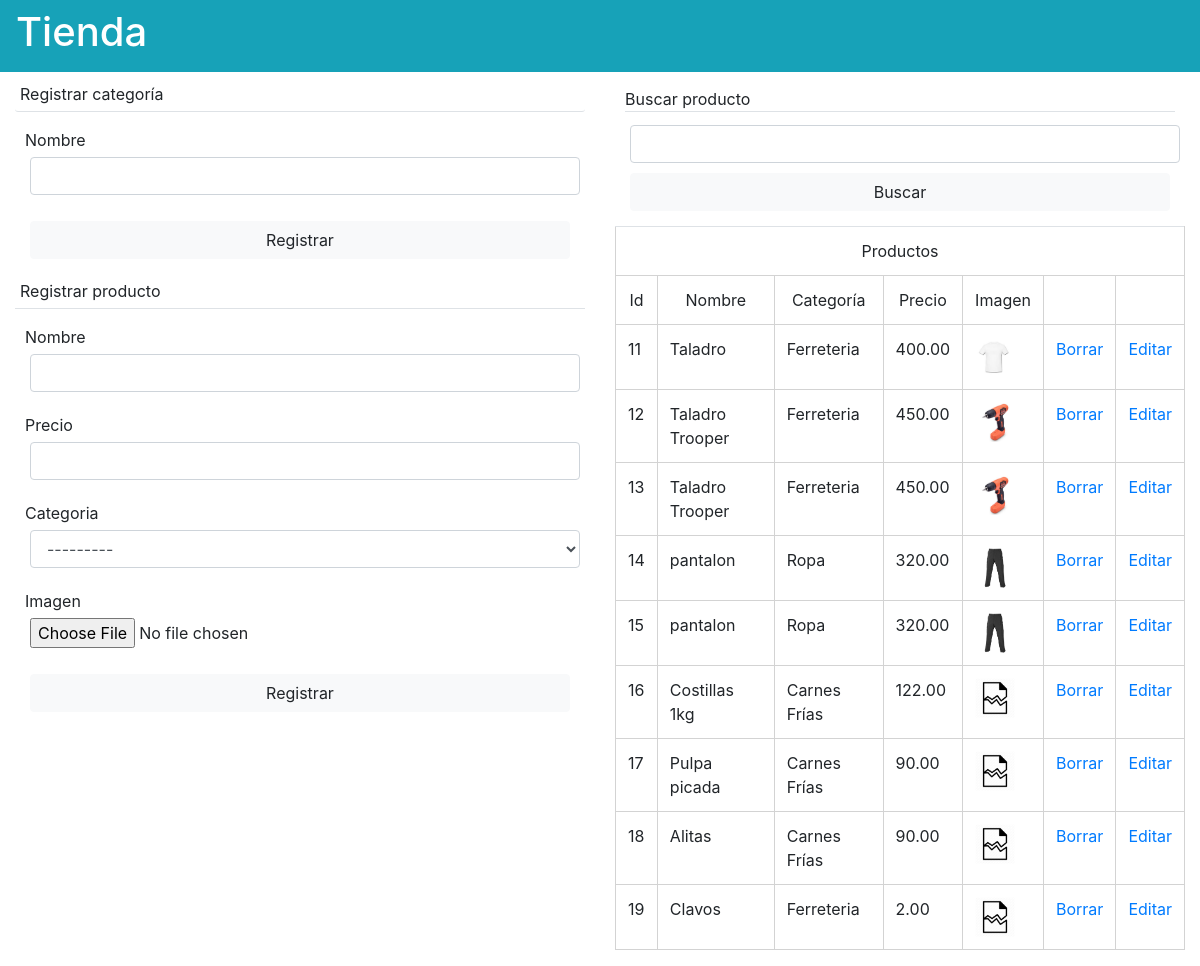
Page /tienda/ on the earlier database version.
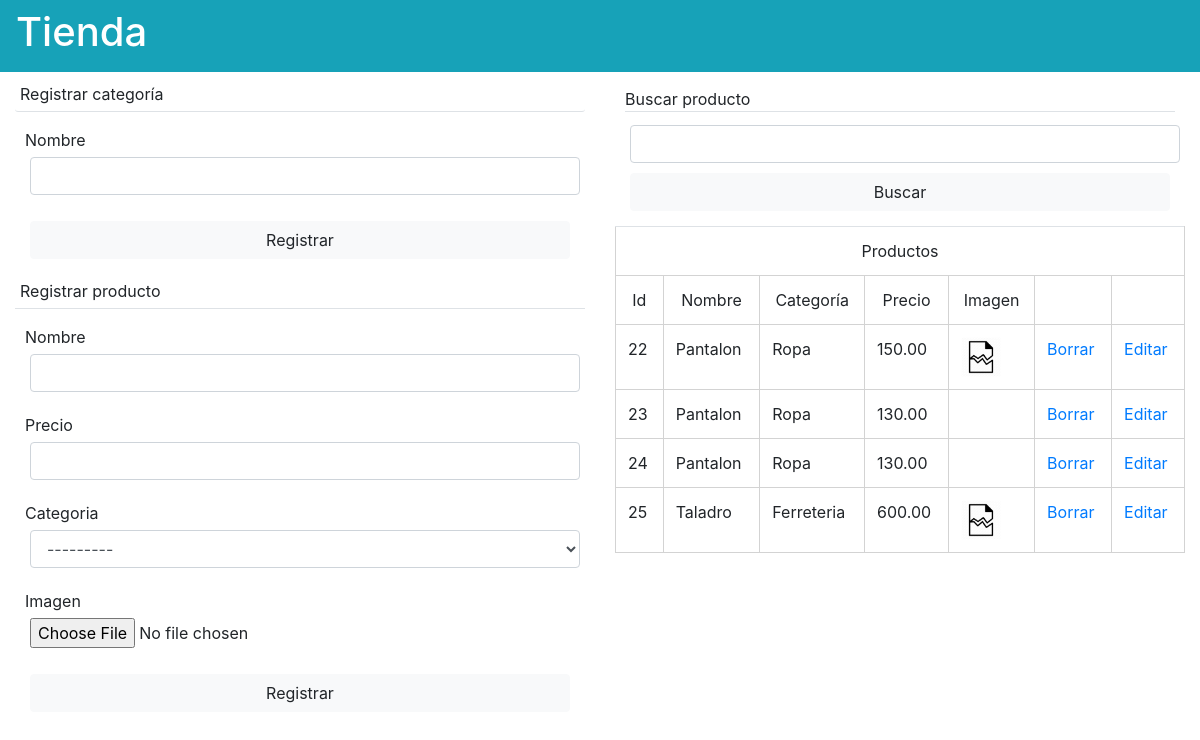
Same page on the later database version.
### tienda/models.py (models this page shows, shortened)
class Producto(models.Model):
    nombre = models.CharField(max_length=100)
    precio = models.DecimalField(max_digits=10, decimal_places=2)
    categoria = models.ForeignKey(Categoria, on_delete=models.CASCADE)
    imagen = models.FileField(upload_to="static/media", null=True, blank=True)

class Categoria(models.Model):
    nombre = models.CharField(max_length=100)
    def __str__(self):
        return self.nombre

### tienda/views.py (the view, shortened to what this page needs)
# urls.py: path('', views.index, name='index'),
def index(request):
    productos = Producto.objects.all()
    formProducto = FormProducto()
    formCategoria = FormCategoria()
    context = {
        "productos": productos,
        "form_categoria": formCategoria,
        "form_producto": formProducto,
    }
    return render(request, 'tienda/tienda.html', context=context)

### tienda/forms.py
class FormCategoria(forms.ModelForm):
    class Meta:
        model =  Categoria
        fields = ['nombre']

class FormProducto(forms.ModelForm):
    class Meta:
        model = Producto
        fields = ['nombre', 'categoria', 'precio', 'imagen']

### templates/tienda/tienda.html (shortened to what this page needs)
{% extends 'base.html' %}
{% load static widget_tweaks %}
{% block head %}
{% load static %}
<link rel="stylesheet" href="{% static 'css/tienda.css' %}">
{% endblock %}
{% block content %}
<nav class="navbar navbar-light bg-info text-white">
    <h1>Tienda</h1>
</nav>
<div class="container-fluid" id="main">
    <div class="row">
        <div id="registros" class="col-6">
            <div>
                <p class="rounded-sm border-bottom">Registrar categoría</p>
                <form action="{% url 'index'%}" method="POST">
                    <div class="form-group">
                        {{ form_categoria.nombre.label }}
                        {% render_field form_categoria.nombre class='form-control' %}
                    </div>
                    <input type="submit" class="btn btn-light" value="Registrar" name="submit_categoria">
                </form>
            </div>
            <div class="">
                <p class="border-bottom">Registrar producto</p>
                <form action="{% url 'index'%}" method="POST" enctype="multipart/form-data">
                    <div class="form-group">
                        {{ form_producto.nombre.label }}
                        {% render_field form_producto.nombre class='form-control' %}
                    </div>
                    <div class="form-group">
                        {{ form_producto.precio.label }}
                        {% render_field form_producto.precio class='form-control' %}
                    </div>
                    <div class="form-group">
                        {{ form_producto.categoria.label }}
                        {% render_field form_producto.categoria class='form-control' %}
                    </div>
                    <div class="form-group">
                        {{ form_producto.imagen.label }}<br />
                        {% render_field form_producto.imagen %}
                    </div>
                    <input type="submit" class="btn btn-light" value="Registrar" name="submit_producto">
                </form>
            </div>
        </div>
        <div class="col-6">
            <form action="" class="">
                <label class="border-bottom">Buscar producto</label>
                <input type="search" class="form-control" name="busqueda">
                <input type="submit" class="btn btn-light" value="Buscar">
            </form>
            <table class="table table-hover">
                <thead class="text-center ">
                    <tr>
                        <td colspan="7">Productos</td>
                    </tr>
                    <tr>
                        <td>Id</td>
                        <td>Nombre</td>
                        <td>Categoría</td>
                        <td>Precio</td>
                        <td>Imagen</td>
                        <td></td>
                        <td></td>
                    </tr>
                </thead>
                <tbody>
                    {% for producto in productos %}
                    <tr>
                        <td>{{ producto.id }}</td>
                        <td>{{ producto.nombre }}</td>
                        <td>{{ producto.categoria }}</td>
                        <td>{{ producto.precio }}</td>
                        <td><img src="{{producto.imagen}}" height="40vw" alt=""></td>
                        <td><a href="{% url 'borrar' producto.id %}">Borrar</a></td>
                        <td><a href="{% url 'editar' producto.id %}">Editar</a></td>
                    </tr>
                    {% endfor %}
                </tbody>
            </table>
        </div>
    </div>
</div>
{% endblock %}

### templates/base.html (shortened to what this page needs)
<!DOCTYPE html>
<html lang="en">
<head>
    <link rel="stylesheet" href="https://stackpath.bootstrapcdn.com/bootstrap/4.4.1/css/bootstrap.min.css"
>
    {% load static %}
    <link rel="stylesheet" href="{% static 'css/base.css' %}">
    {% block head %}
    {% endblock %}
</head>
<body>
    {% block content %}
    {% endblock %}
</body>
</html>

### static/css/base.css (style rules this page uses)
body { margin: 0; }
form { display: flex; flex-direction: column; margin: 10px; }
form input, select { margin: 5px; }
table { border-collapse: collapse; }
table, td, tr { border: 1px solid lightgray; }

### static/css/tienda.css (style rules this page uses)
p { padding: 5px; }
#main, #container-edit { margin-top: 5px; }

Differences in the rows shown:
removed Producto: id "11", nombre "Taladro", categoria "Ferreteria", precio "400.00", imagen (picture)
removed Producto: id "12", nombre "Taladro Trooper", categoria "Ferreteria", precio "450.00", imagen (picture)
removed Producto: id "13", nombre "Taladro Trooper", categoria "Ferreteria", precio "450.00", imagen (picture)
removed Producto: id "14", nombre "pantalon", categoria "Ropa", precio "320.00", imagen (picture)
removed Producto: id "15", nombre "pantalon", categoria "Ropa", precio "320.00", imagen (picture)
removed Producto: id "16", nombre "Costillas 1kg", categoria "Carnes Frías", precio "122.00", imagen (picture)
removed Producto: id "17", nombre "Pulpa picada", categoria "Carnes Frías", precio "90.00", imagen (picture)
removed Producto: id "18", nombre "Alitas", categoria "Carnes Frías", precio "90.00", imagen (picture)
removed Producto: id "19", nombre "Clavos", categoria "Ferreteria", precio "2.00", imagen (picture)
added Producto: id "22", nombre "Pantalon", categoria "Ropa", precio "150.00", imagen (picture)
added Producto: id "23", nombre "Pantalon", categoria "Ropa", precio "130.00"
added Producto: id "24", nombre "Pantalon", categoria "Ropa", precio "130.00"
added Producto: id "25", nombre "Taladro", categoria "Ferreteria", precio "600.00", imagen (picture)
